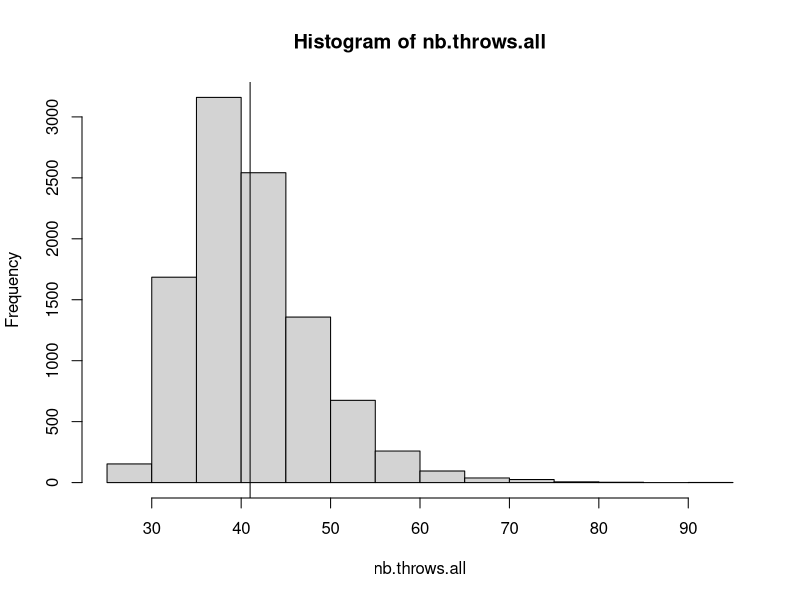
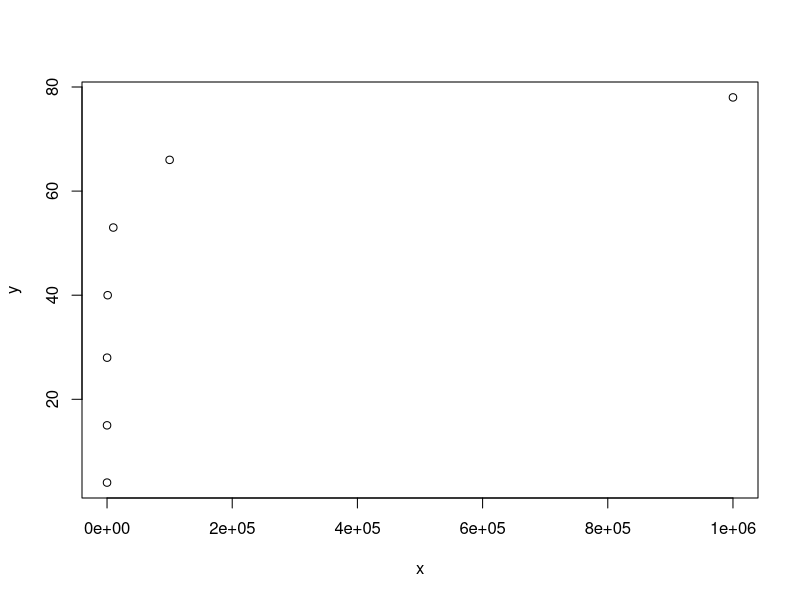

The R source for these figures, in order:
# Source (translated from python)
# https://gitlab.com/ole.tange/just-for-fun/-/blob/master/python/diceevolution.py?ref_type=heads

# How does evolution through natural selection work?
# What is the chance of getting 1000 sixes with 1000 dice?
# If you only throw once: 1/6^1000 =
# 7.059 × 10^-779 (see https://www.wolframalpha.com/)
# But if you keep the sixes after each throw, then after just 40 throws
# the chance is 50% that you have 1000 sixes.

# Number of replicates
tests <- 10000

# Function that will throw die
throw.die <- function(dice = 1000) {
  sixes <- 0              # Start with 0 sixes 
  throws <- 0             # Start without throwing
  while (sixes != dice) { # If nb of sixes is NOT equal to nb of die, continue. 
    throws <- throws + 1  # Add one to count the number of throws (a trhow is tossing ALL non-six dice at the same time)
    # Get a vector will all possible faces of all die that were not 0 
    throw.all = sample(x = 1:6,           # Get faces of a dice 
                       size = dice-sixes, # Nb of die minus number of sixes represent the NON-6 die that need to be tossed 
                       replace = TRUE)    # Replace as there will be more die than the number of faces 
    nb.six = length(which(throw.all==6))  # Count the number of 6s in the data 
    sixes = sixes + nb.six                # Add the nubmer of sixes to the previous counts from the new throw
  }
  return(throws)           # Return number of throws 
}

# Replicate the experiement multiple time to get the 'long-term' effect 
nb.throws.all = replicate(n = tests, 
                          expr = throw.die(dice = 1000))
# Make histogram 
hist(nb.throws.all);abline(v = median(nb.throws.all))
print(median(nb.throws.all))
# 1 => 4
# 10 => 16
# 100 => 28
# 1000 => 40-41
# 10000 => 53
# 100000 => 66
# 1000000 => 78
rec.med = c()
max.pwr = 4
for (i in 10^(seq(0,max.pwr, by = 1))) {
  print(i)
  nb.throws.all = replicate(n = tests, 
                            expr = throw.die(dice = i))
  rec.med = c(rec.med, median(nb.throws.all))
}
dat = data.frame(x = 10^(seq(0,max.pwr, by = 1)),
           y = rec.med)
dat = rbind(dat, data.frame(x = c(10^5, 10^6),
                      y = c(66,78)))
plot(dat, type = "p")
